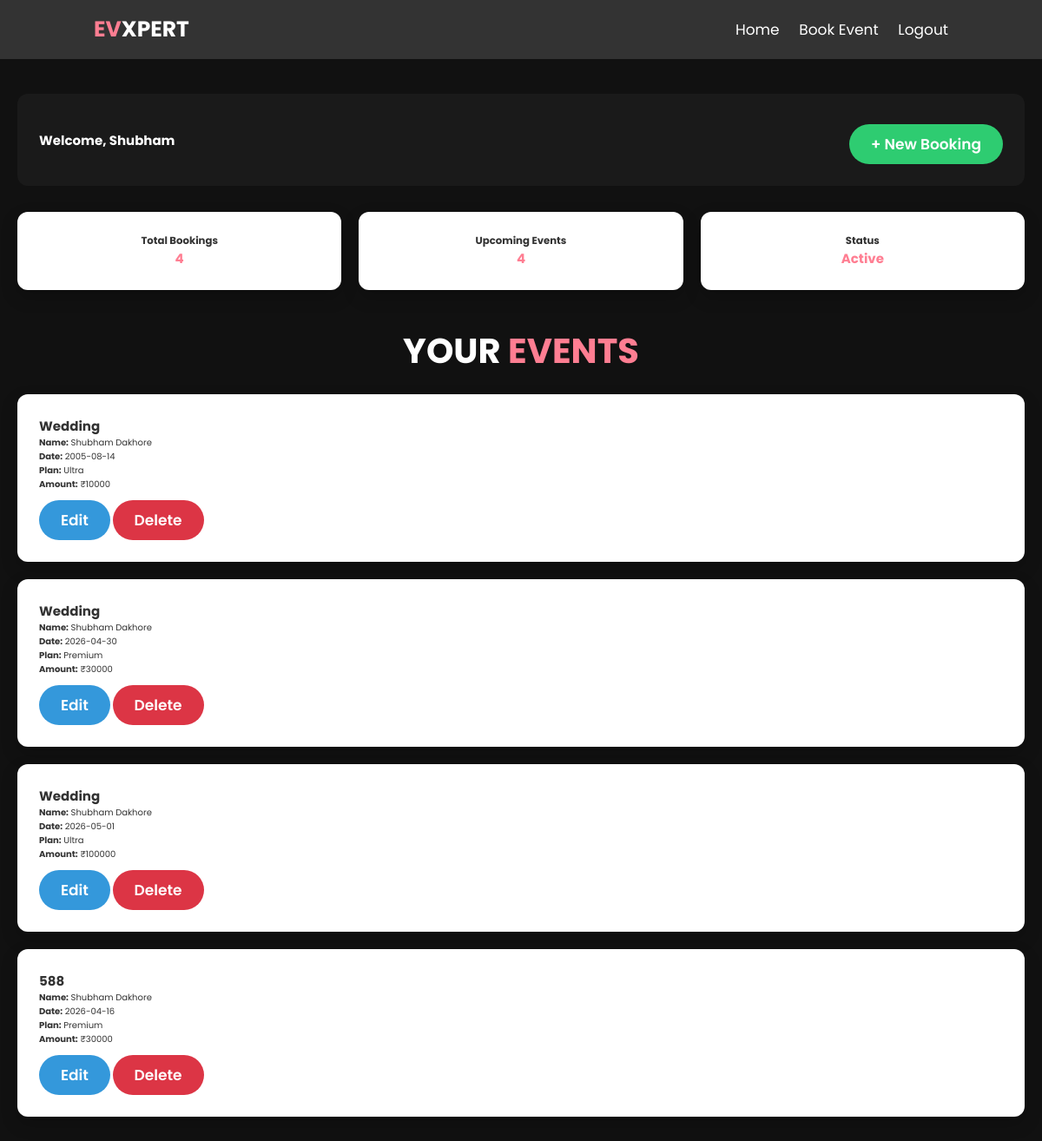
The page /dashboard (signed in) on the database its author committed.
### app/models.py (models this page shows, shortened)
class User(UserMixin, db.Model):
    __tablename__ = "user"
    id = db.Column(db.Integer, primary_key=True)
    name = db.Column(db.String(100), nullable=False)
    email = db.Column(db.String(150), unique=True, nullable=False)
    password = db.Column(db.String(255), nullable=False)
    bookings = db.relationship(
        "Booking",
        backref="user",
        lazy=True,
        cascade="all, delete-orphan"
    )

class Booking(db.Model):
    id = db.Column(db.Integer, primary_key=True)
    name = db.Column(db.String(150), nullable=False)
    address = db.Column(db.String(300), nullable=False)
    phone = db.Column(db.String(15), nullable=False)
    event_type = db.Column(db.String(100), nullable=False)
    event_date = db.Column(db.String(50), nullable=False)   # NEW
    plan = db.Column(db.String(50), nullable=False)         # NEW
    amount = db.Column(db.String(50), nullable=False)
    profile_pic = db.Column(
        db.String(200),
        default="default.png"
    )
    user_id = db.Column(
        db.Integer,
        db.ForeignKey('user.id'),
        nullable=False
    )

### app/routes/main.py (the view)
@main.route('/dashboard')
@login_required
def dashboard():
    bookings = Booking.query.filter_by(
        user_id=current_user.id
    ).all()
    return render_template("dashboard.html", bookings=bookings)

### app/__init__.py (called while the page is built)
@login_manager.user_loader
def load_user(user_id):
    return User.query.get(int(user_id))

### app/templates/dashboard.html (shortened to what this page needs)
<!DOCTYPE html>
<html lang="en">
<head>
<link rel="stylesheet"
href="{{ url_for('static', filename='css/styles.css') }}">
<link rel="stylesheet"
href="https://cdnjs.cloudflare.com/ajax/libs/font-awesome/6.2.1/css/all.min.css">
</head>
<body>
<header class="header">
    <a href="/" class="logo"><span>EV</span>XPERT</a>
    <nav class="navbar">
        <a href="/">Home</a>
        <a href="{{ url_for('main.booking') }}">Book Event</a>
        <a href="{{ url_for('auth.logout') }}">Logout</a>
    </nav>
</header>
<section class="dashboard">
<div class="welcome-box">
    <h2>Welcome, {{ current_user.name }}</h2>
    <a class="btn book"
    href="{{ url_for('main.booking') }}">
        + New Booking
    </a>
</div>
<div class="stats">
    <div class="stat-card">
        <h3>Total Bookings</h3>
        <h1>{{ bookings|length }}</h1>
    </div>
    <div class="stat-card">
        <h3>Upcoming Events</h3>
        <h1>{{ bookings|length }}</h1>
    </div>
    <div class="stat-card">
        <h3>Status</h3>
        <h1>Active</h1>
    </div>
</div>
<div class="booking-section">
<h1 class="heading">Your <span>Events</span></h1>
{% if bookings %}
{% for booking in bookings %}
<div class="booking-card">
    <h2>{{ booking.event_type }}</h2>
    <p><b>Name:</b> {{ booking.name }}</p>
    <p><b>Date:</b> {{ booking.event_date }}</p>
    <p><b>Plan:</b> {{ booking.plan }}</p>
    <p><b>Amount:</b> ₹{{ booking.amount }}</p>
    <a class="btn edit"
       href="{{ url_for('main.edit_booking', id=booking.id) }}">
       Edit
    </a>
    <a class="btn delete"
       href="{{ url_for('main.delete_booking', id=booking.id) }}">
       Delete
    </a>
</div>
{% endfor %}
{% else %}
<p class="empty">No bookings yet.</p>
{% endif %}
</div>
</section>
</body>
</html>

### app/static/css/styles.css (style rules this page uses)
:root { --theme-color: #ff7e92; }
* { font-family: "Poppins", sans-serif; margin: 0; padding: 0; box-sizing: border-box; outline: none; border: none; text-decoration: none; text-transform: capitalize; transition: 0.2s linear; }
html { font-size: 62.5%; overflow-x: hidden; scroll-padding-top: 7rem; scroll-behavior: smooth; }
body { background: #222; }
section { padding: 2rem 9%; }
.header { position: fixed; top: 0; left: 0; right: 0; z-index: 10000; background: #333; display: flex; align-items: center; justify-content: space-between; padding: 1.5rem 9%; }
.header .logo { font-weight: bolder; color: #fff; font-size: 2.5rem; }
.header .logo span { color: var(--theme-color); }
.header .navbar a { font-size: 1.7rem; color: #fff; margin-left: 2rem; }
.btn { margin-top: 1rem; display: inline-block; padding: 0.8rem 3rem; font-size: 1.7rem; border-radius: 0.5rem; background: #666; color: #fff; cursor: pointer; font-weight: 600; }
.heading { text-align: center; padding-bottom: 2rem; color: #fff; text-transform: uppercase; font-size: 4rem; }
.heading span { color: var(--theme-color); text-transform: uppercase; }

### app/templates/dashboard.html (style rules this page uses)
body { background:#111; color:white; }
.header { position:sticky; top:0; }
.dashboard { max-width:1200px; margin:auto; padding:40px 20px; }
.welcome-box { background:#1a1a1a; padding:25px; border-radius:12px; display:flex; justify-content:space-between; align-items:center; margin-bottom:30px; }
.stats { display:grid; grid-template-columns:repeat(auto-fit,minmax(250px,1fr)); gap:20px; }
.stat-card { background:white; color:#333; padding:25px; border-radius:12px; text-align:center; box-shadow:0 8px 20px rgba(0,0,0,0.2); transition:.3s; }
.stat-card h1 { color:#ff7e92; }
.booking-section { margin-top:40px; }
.booking-card { background:white; color:#333; padding:25px; border-radius:12px; margin-bottom:20px; box-shadow:0 8px 20px rgba(0,0,0,0.2); }
.btn { display:inline-block; padding:10px 25px; border-radius:30px; text-decoration:none; color:white; font-weight:600; margin-top:10px; }
.book { background:#2ecc71; }
.edit { background:#3498db; }
.delete { background:#dc3545; }

### rows shown on the page
User: name "Shubham"
Booking: event_type "Wedding", name "Shubham Dakhore", event_date "2005-08-14", plan "Ultra", amount "10000"
Booking: event_type "Wedding", name "Shubham Dakhore", event_date "2026-04-30", plan "Premium", amount "30000"
Booking: event_type "Wedding", name "Shubham Dakhore", event_date "2026-05-01", plan "Ultra", amount "100000"
Booking: event_type "588", name "Shubham Dakhore", event_date "2026-04-16", plan "Premium", amount "30000"

### other values the page prints
{{ bookings|length }} "4"
